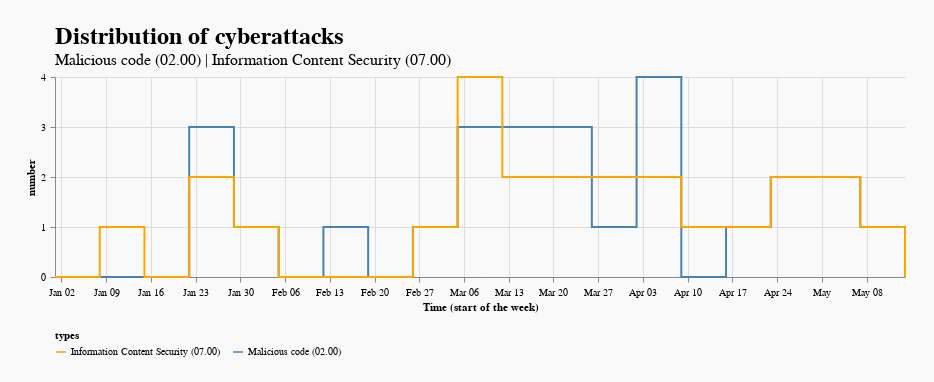

Notebook code for this chart:
### Code cell
alt.Chart(data2_).mark_line(interpolate = 'step-after').encode(
    x = alt.X('Time (start of the week):T'),
    y = alt.Y('number:Q', axis=alt.Axis(tickMinStep=1)),
    color = alt.Color('types:O', scale=alt.Scale(range=range_), legend=alt.Legend(orient = 'bottom'))
).properties(width = 850, height = 200, background = '#F9F9F9', padding = 25,
             title = alt.TitleParams(
        text = 'Distribution of cyberattacks',
        subtitle = 'Malicious code (02.00) | Information Content Security (07.00)'
    )).configure_view(
    strokeWidth = 0
).configure_axis(
    labelPadding = 5
).configure_title(
    anchor = 'start',
    frame = 'group',
    fontSize = 24,
    subtitleFontSize = 16)

### Figure 1 — Vega-Lite specification as saved in the notebook (floating-point values rounded to 4 significant figures)
{"config": {"view": {"continuousWidth": 400, "continuousHeight": 300, "strokeWidth": 0}, "axis": {"labelPadding": 5}, "title": {"anchor": "start", "fontSize": 24, "frame": "group", "subtitleFontSize": 16}}, "data": {"name": "data-1b12db585b5dfefd85dc83924649dc1f"}, "mark": {"type": "line", "interpolate": "step-after"}, "background": "#F9F9F9", "encoding": {"color": {"type": "ordinal", "field": "types", "legend": {"orient": "bottom"}, "scale": {"range": ["orange", "steelblue"]}}, "x": {"type": "temporal", "field": "Time (start of the week)"}, "y": {"type": "quantitative", "axis": {"tickMinStep": 1}, "field": "number"}}, "height": 200, "padding": 25, "title": {"text": "Distribution of cyberattacks", "subtitle": "Malicious code (02.00) | Information Content Security (07.00)"}, "width": 850, "$schema": "https://vega.github.io/schema/vega-lite/v4.8.1.json", "datasets": {"data-1b12db585b5dfefd85dc83924649dc1f": [{"Week #": 1, "Time (start of the week)": "2022-01-01T00:00:00", "types": "Malicious code (02.00)", "number": 0}, {"Week #": 2, "Time (start of the week)": "2022-01-08T00:00:00", "types": "Malicious code (02.00)", "number": 0}, {"Week #": 3, "Time (start of the week)": "2022-01-15T00:00:00", "types": "Malicious code (02.00)", "number": 0}, {"Week #": 4, "Time (start of the week)": "2022-01-22T00:00:00", "types": "Malicious code (02.00)", "number": 3}, {"Week #": 5, "Time (start of the week)": "2022-01-29T00:00:00", "types": "Malicious code (02.00)", "number": 1}, {"Week #": 6, "Time (start of the week)": "2022-02-05T00:00:00", "types": "Malicious code (02.00)", "number": 0}, {"Week #": 7, "Time (start of the week)": "2022-02-12T00:00:00", "types": "Malicious code (02.00)", "number": 1}, {"Week #": 8, "Time (start of the week)": "2022-02-19T00:00:00", "types": "Malicious code (02.00)", "number": 0}, {"Week #": 9, "Time (start of the week)": "2022-02-26T00:00:00", "types": "Malicious code (02.00)", "number": 1}, {"Week #": 10, "Time (start of the week)": "2022-03-05T00:00:00", "types": "Malicious code (02.00)", "number": 3}, {"Week #": 11, "Time (start of the week)": "2022-03-12T00:00:00", "types": "Malicious code (02.00)", "number": 3}, {"Week #": 12, "Time (start of the week)": "2022-03-19T00:00:00", "types": "Malicious code (02.00)", "number": 3}, {"Week #": 13, "Time (start of the week)": "2022-03-26T00:00:00", "types": "Malicious code (02.00)", "number": 1}, {"Week #": 14, "Time (start of the week)": "2022-04-02T00:00:00", "types": "Malicious code (02.00)", "number": 4}, {"Week #": 15, "Time (start of the week)": "2022-04-09T00:00:00", "types": "Malicious code (02.00)", "number": 0}, {"Week #": 16, "Time (start of the week)": "2022-04-16T00:00:00", "types": "Malicious code (02.00)", "number": 1}, {"Week #": 17, "Time (start of the week)": "2022-04-23T00:00:00", "types": "Malicious code (02.00)", "number": 2}, {"Week #": 18, "Time (start of the week)": "2022-04-30T00:00:00", "types": "Malicious code (02.00)", "number": 2}, {"Week #": 19, "Time (start of the week)": "2022-05-07T00:00:00", "types": "Malicious code (02.00)", "number": 1}, {"Week #": 20, "Time (start of the week)": "2022-05-14T00:00:00", "types": "Malicious code (02.00)", "number": 0}, {"Week #": 1, "Time (start of the week)": "2022-01-01T00:00:00", "types": "Information Content Security (07.00)", "number": 0}, {"Week #": 2, "Time (start of the week)": "2022-01-08T00:00:00", "types": "Information Content Security (07.00)", "number": 1}, {"Week #": 3, "Time (start of the week)": "2022-01-15T00:00:00", "types": "Information Content Security (07.00)", "number": 0}, {"Week #": 4, "Time (start of the week)": "2022-01-22T00:00:00", "types": "Information Content Security (07.00)", "number": 2}, {"Week #": 5, "Time (start of the week)": "2022-01-29T00:00:00", "types": "Information Content Security (07.00)", "number": 1}, {"Week #": 6, "Time (start of the week)": "2022-02-05T00:00:00", "types": "Information Content Security (07.00)", "number": 0}, {"Week #": 7, "Time (start of the week)": "2022-02-12T00:00:00", "types": "Information Content Security (07.00)", "number": 0}, {"Week #": 8, "Time (start of the week)": "2022-02-19T00:00:00", "types": "Information Content Security (07.00)", "number": 0}, {"Week #": 9, "Time (start of the week)": "2022-02-26T00:00:00", "types": "Information Content Security (07.00)", "number": 1}, {"Week #": 10, "Time (start of the week)": "2022-03-05T00:00:00", "types": "Information Content Security (07.00)", "number": 4}, {"Week #": 11, "Time (start of the week)": "2022-03-12T00:00:00", "types": "Information Content Security (07.00)", "number": 2}, {"Week #": 12, "Time (start of the week)": "2022-03-19T00:00:00", "types": "Information Content Security (07.00)", "number": 2}, {"Week #": 13, "Time (start of the week)": "2022-03-26T00:00:00", "types": "Information Content Security (07.00)", "number": 2}, {"Week #": 14, "Time (start of the week)": "2022-04-02T00:00:00", "types": "Information Content Security (07.00)", "number": 2}, {"Week #": 15, "Time (start of the week)": "2022-04-09T00:00:00", "types": "Information Content Security (07.00)", "number": 1}, {"Week #": 16, "Time (start of the week)": "2022-04-16T00:00:00", "types": "Information Content Security (07.00)", "number": 1}, {"Week #": 17, "Time (start of the week)": "2022-04-23T00:00:00", "types": "Information Content Security (07.00)", "number": 2}, {"Week #": 18, "Time (start of the week)": "2022-04-30T00:00:00", "types": "Information Content Security (07.00)", "number": 2}, {"Week #": 19, "Time (start of the week)": "2022-05-07T00:00:00", "types": "Information Content Security (07.00)", "number": 1}, {"Week #": 20, "Time (start of the week)": "2022-05-14T00:00:00", "types": "Information Content Security (07.00)", "number": 0}]}}
